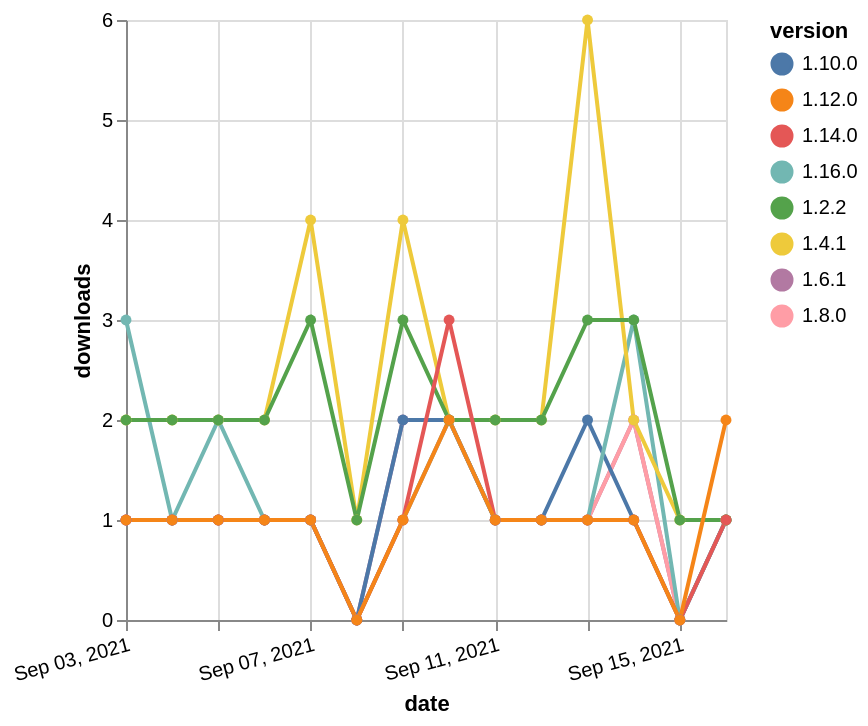

Vega-Lite specification for this chart:
### Vega-Lite specification from a JSON file in a GitHub repository (floating-point values rounded to 4 significant figures)
{"$schema": "https://vega.github.io/schema/vega-lite/v5.json", "description": "A simple bar chart with embedded data.", "data": {"values": [{"date": "2021-09-03", "total": 261, "delta": 1, "version": "1.6.1"}, {"date": "2021-09-04", "total": 262, "delta": 1, "version": "1.6.1"}, {"date": "2021-09-05", "total": 263, "delta": 1, "version": "1.6.1"}, {"date": "2021-09-06", "total": 264, "delta": 1, "version": "1.6.1"}, {"date": "2021-09-07", "total": 265, "delta": 1, "version": "1.6.1"}, {"date": "2021-09-08", "total": 265, "delta": 0, "version": "1.6.1"}, {"date": "2021-09-09", "total": 267, "delta": 2, "version": "1.6.1"}, {"date": "2021-09-10", "total": 269, "delta": 2, "version": "1.6.1"}, {"date": "2021-09-11", "total": 270, "delta": 1, "version": "1.6.1"}, {"date": "2021-09-12", "total": 271, "delta": 1, "version": "1.6.1"}, {"date": "2021-09-13", "total": 272, "delta": 1, "version": "1.6.1"}, {"date": "2021-09-14", "total": 274, "delta": 2, "version": "1.6.1"}, {"date": "2021-09-15", "total": 274, "delta": 0, "version": "1.6.1"}, {"date": "2021-09-16", "total": 275, "delta": 1, "version": "1.6.1"}, {"date": "2021-09-03", "total": 203, "delta": 1, "version": "1.8.0"}, {"date": "2021-09-04", "total": 204, "delta": 1, "version": "1.8.0"}, {"date": "2021-09-05", "total": 205, "delta": 1, "version": "1.8.0"}, {"date": "2021-09-06", "total": 206, "delta": 1, "version": "1.8.0"}, {"date": "2021-09-07", "total": 207, "delta": 1, "version": "1.8.0"}, {"date": "2021-09-08", "total": 207, "delta": 0, "version": "1.8.0"}, {"date": "2021-09-09", "total": 208, "delta": 1, "version": "1.8.0"}, {"date": "2021-09-10", "total": 210, "delta": 2, "version": "1.8.0"}, {"date": "2021-09-11", "total": 211, "delta": 1, "version": "1.8.0"}, {"date": "2021-09-12", "total": 212, "delta": 1, "version": "1.8.0"}, {"date": "2021-09-13", "total": 213, "delta": 1, "version": "1.8.0"}, {"date": "2021-09-14", "total": 215, "delta": 2, "version": "1.8.0"}, {"date": "2021-09-15", "total": 215, "delta": 0, "version": "1.8.0"}, {"date": "2021-09-16", "total": 216, "delta": 1, "version": "1.8.0"}, {"date": "2021-09-03", "total": 198, "delta": 1, "version": "1.10.0"}, {"date": "2021-09-04", "total": 199, "delta": 1, "version": "1.10.0"}, {"date": "2021-09-05", "total": 200, "delta": 1, "version": "1.10.0"}, {"date": "2021-09-06", "total": 201, "delta": 1, "version": "1.10.0"}, {"date": "2021-09-07", "total": 202, "delta": 1, "version": "1.10.0"}, {"date": "2021-09-08", "total": 202, "delta": 0, "version": "1.10.0"}, {"date": "2021-09-09", "total": 204, "delta": 2, "version": "1.10.0"}, {"date": "2021-09-10", "total": 206, "delta": 2, "version": "1.10.0"}, {"date": "2021-09-11", "total": 207, "delta": 1, "version": "1.10.0"}, {"date": "2021-09-12", "total": 208, "delta": 1, "version": "1.10.0"}, {"date": "2021-09-13", "total": 210, "delta": 2, "version": "1.10.0"}, {"date": "2021-09-14", "total": 211, "delta": 1, "version": "1.10.0"}, {"date": "2021-09-15", "total": 211, "delta": 0, "version": "1.10.0"}, {"date": "2021-09-16", "total": 212, "delta": 1, "version": "1.10.0"}, {"date": "2021-09-03", "total": 126, "delta": 3, "version": "1.16.0"}, {"date": "2021-09-04", "total": 127, "delta": 1, "version": "1.16.0"}, {"date": "2021-09-05", "total": 129, "delta": 2, "version": "1.16.0"}, {"date": "2021-09-06", "total": 130, "delta": 1, "version": "1.16.0"}, {"date": "2021-09-07", "total": 131, "delta": 1, "version": "1.16.0"}, {"date": "2021-09-08", "total": 131, "delta": 0, "version": "1.16.0"}, {"date": "2021-09-09", "total": 132, "delta": 1, "version": "1.16.0"}, {"date": "2021-09-10", "total": 134, "delta": 2, "version": "1.16.0"}, {"date": "2021-09-11", "total": 135, "delta": 1, "version": "1.16.0"}, {"date": "2021-09-12", "total": 136, "delta": 1, "version": "1.16.0"}, {"date": "2021-09-13", "total": 137, "delta": 1, "version": "1.16.0"}, {"date": "2021-09-14", "total": 140, "delta": 3, "version": "1.16.0"}, {"date": "2021-09-15", "total": 140, "delta": 0, "version": "1.16.0"}, {"date": "2021-09-16", "total": 141, "delta": 1, "version": "1.16.0"}, {"date": "2021-09-03", "total": 2550, "delta": 2, "version": "1.4.1"}, {"date": "2021-09-04", "total": 2552, "delta": 2, "version": "1.4.1"}, {"date": "2021-09-05", "total": 2554, "delta": 2, "version": "1.4.1"}, {"date": "2021-09-06", "total": 2556, "delta": 2, "version": "1.4.1"}, {"date": "2021-09-07", "total": 2560, "delta": 4, "version": "1.4.1"}, {"date": "2021-09-08", "total": 2561, "delta": 1, "version": "1.4.1"}, {"date": "2021-09-09", "total": 2565, "delta": 4, "version": "1.4.1"}, {"date": "2021-09-10", "total": 2567, "delta": 2, "version": "1.4.1"}, {"date": "2021-09-11", "total": 2569, "delta": 2, "version": "1.4.1"}, {"date": "2021-09-12", "total": 2571, "delta": 2, "version": "1.4.1"}, {"date": "2021-09-13", "total": 2577, "delta": 6, "version": "1.4.1"}, {"date": "2021-09-14", "total": 2579, "delta": 2, "version": "1.4.1"}, {"date": "2021-09-15", "total": 2580, "delta": 1, "version": "1.4.1"}, {"date": "2021-09-16", "total": 2581, "delta": 1, "version": "1.4.1"}, {"date": "2021-09-03", "total": 2325, "delta": 2, "version": "1.2.2"}, {"date": "2021-09-04", "total": 2327, "delta": 2, "version": "1.2.2"}, {"date": "2021-09-05", "total": 2329, "delta": 2, "version": "1.2.2"}, {"date": "2021-09-06", "total": 2331, "delta": 2, "version": "1.2.2"}, {"date": "2021-09-07", "total": 2334, "delta": 3, "version": "1.2.2"}, {"date": "2021-09-08", "total": 2335, "delta": 1, "version": "1.2.2"}, {"date": "2021-09-09", "total": 2338, "delta": 3, "version": "1.2.2"}, {"date": "2021-09-10", "total": 2340, "delta": 2, "version": "1.2.2"}, {"date": "2021-09-11", "total": 2342, "delta": 2, "version": "1.2.2"}, {"date": "2021-09-12", "total": 2344, "delta": 2, "version": "1.2.2"}, {"date": "2021-09-13", "total": 2347, "delta": 3, "version": "1.2.2"}, {"date": "2021-09-14", "total": 2350, "delta": 3, "version": "1.2.2"}, {"date": "2021-09-15", "total": 2351, "delta": 1, "version": "1.2.2"}, {"date": "2021-09-16", "total": 2352, "delta": 1, "version": "1.2.2"}, {"date": "2021-09-03", "total": 203, "delta": 1, "version": "1.14.0"}, {"date": "2021-09-04", "total": 204, "delta": 1, "version": "1.14.0"}, {"date": "2021-09-05", "total": 205, "delta": 1, "version": "1.14.0"}, {"date": "2021-09-06", "total": 206, "delta": 1, "version": "1.14.0"}, {"date": "2021-09-07", "total": 207, "delta": 1, "version": "1.14.0"}, {"date": "2021-09-08", "total": 207, "delta": 0, "version": "1.14.0"}, {"date": "2021-09-09", "total": 208, "delta": 1, "version": "1.14.0"}, {"date": "2021-09-10", "total": 211, "delta": 3, "version": "1.14.0"}, {"date": "2021-09-11", "total": 212, "delta": 1, "version": "1.14.0"}, {"date": "2021-09-12", "total": 213, "delta": 1, "version": "1.14.0"}, {"date": "2021-09-13", "total": 214, "delta": 1, "version": "1.14.0"}, {"date": "2021-09-14", "total": 215, "delta": 1, "version": "1.14.0"}, {"date": "2021-09-15", "total": 215, "delta": 0, "version": "1.14.0"}, {"date": "2021-09-16", "total": 216, "delta": 1, "version": "1.14.0"}, {"date": "2021-09-03", "total": 170, "delta": 1, "version": "1.12.0"}, {"date": "2021-09-04", "total": 171, "delta": 1, "version": "1.12.0"}, {"date": "2021-09-05", "total": 172, "delta": 1, "version": "1.12.0"}, {"date": "2021-09-06", "total": 173, "delta": 1, "version": "1.12.0"}, {"date": "2021-09-07", "total": 174, "delta": 1, "version": "1.12.0"}, {"date": "2021-09-08", "total": 174, "delta": 0, "version": "1.12.0"}, {"date": "2021-09-09", "total": 175, "delta": 1, "version": "1.12.0"}, {"date": "2021-09-10", "total": 177, "delta": 2, "version": "1.12.0"}, {"date": "2021-09-11", "total": 178, "delta": 1, "version": "1.12.0"}, {"date": "2021-09-12", "total": 179, "delta": 1, "version": "1.12.0"}, {"date": "2021-09-13", "total": 180, "delta": 1, "version": "1.12.0"}, {"date": "2021-09-14", "total": 181, "delta": 1, "version": "1.12.0"}, {"date": "2021-09-15", "total": 181, "delta": 0, "version": "1.12.0"}, {"date": "2021-09-16", "total": 183, "delta": 2, "version": "1.12.0"}]}, "width": "container", "mark": {"type": "line", "point": {"filled": true}}, "encoding": {"x": {"field": "date", "type": "temporal", "timeUnit": "yearmonthdate", "title": "date", "axis": {"labelAngle": -15}}, "y": {"field": "delta", "type": "quantitative", "title": "downloads"}, "color": {"field": "version", "type": "nominal"}, "tooltip": {"field": "delta"}}}
